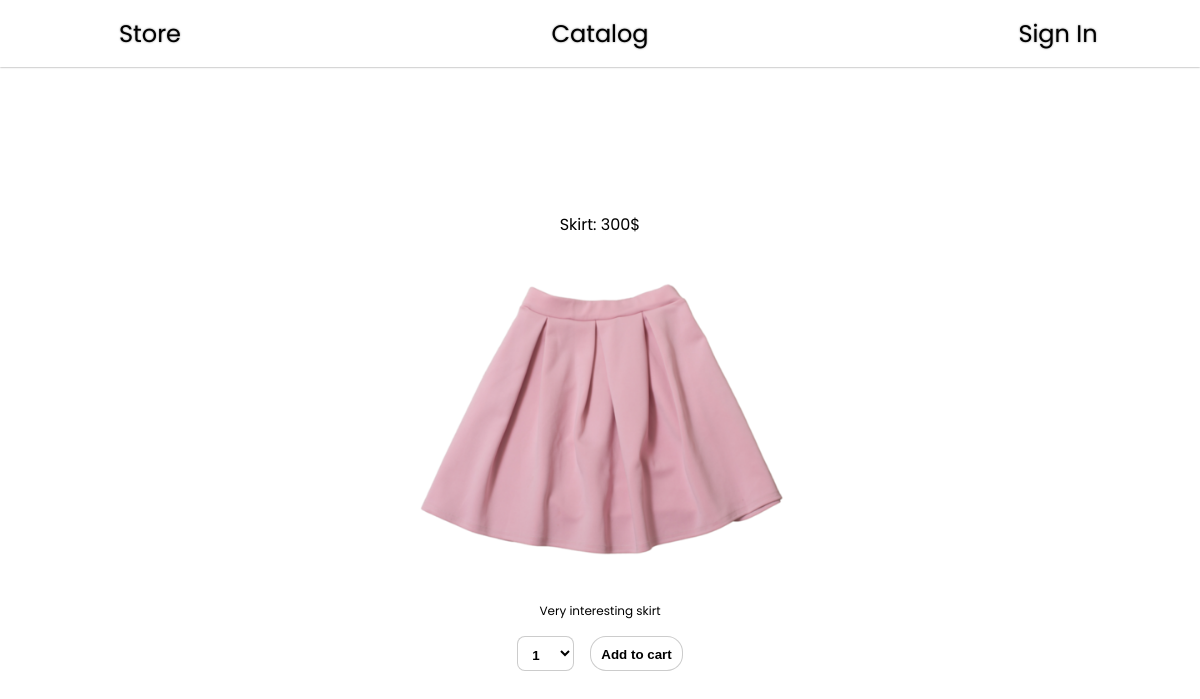
Page /store/product/1/ on the committed database.
### store/models.py (models this page shows, shortened)
class Product(models.Model):
    title = models.CharField("Title", max_length=240)
    description = models.CharField("Description", max_length=240)
    price = models.DecimalField("Price", decimal_places=2, max_digits=9, default=0)
    photo = models.ImageField("Image", upload_to="products/")

### store/views.py (the view)
# urls.py: re_path(r'^product/(?P<id>[^\\/]+)/$', views.ProductPageView.as_view(), name='ProductPageView'),
class ProductPageView(TemplateView):
    def get(self, request, *args, **kwargs):
        id = self.kwargs.get('id', '')
        context = {}
        if request.user.is_authenticated:
            cartItems = CartItem.objects.filter(user=request.user)
            context['cartItems'] = cartItems
        product = Product.objects.get(id=id)
        context['product'] = product
        response = render(request=request, template_name='store/product/index.html', context=context)
        return response

### store/templates/store/product/index.html (shortened to what this page needs)
<!DOCTYPE html>
{% load static %}
{% load tags %}
<html lang="en">
<head>
    <link rel="stylesheet" href="https://cdn.jsdelivr.net/npm/remixicon@4.3.0/fonts/remixicon.css">
    <link rel="stylesheet" href="{% static 'store/assets/css/store.css' %}">
    <link rel="stylesheet" href="{% static 'store/assets/css/product.css' %}">
</head>
<body>
{% include 'store/header.html' %}
<main class="main">
    {% include 'store/product/product.html' %}
</main>
</body>
</html>

### store/templates/store/product/product.html (shortened to what this page needs)
<div class="product">
    <div class="title">
        {{product.title}}: {{product.price|floatformat:0}}$
    </div>
    <img src="/media/{{product.photo}}" alt="Product image">
    <div class="description">
        {{product.description}}
    </div>
    <div class="buttons">
        <select name="select" id="select">
            <option value="1">1</option>
        </select>
        <button hx-target=".header" hx-select=".header > *" hx-swap="innerHTML" hx-get="" hx-trigger="changed" productId="{{product.id}}">Add to cart</button>
    </div>
</div>

### store/static/store/assets/css/store.css (style rules this page uses)
:root { --text-color-primary: #000000; --text-color-secondary: #ffffff; --font-family-primary: Roboto, serif; --font-family-secondary: Poppins, serif; --font-size-medium: 1rem; --font-size-small: 0.75rem; --font-size-large: 1.5rem; --background-color-primary: rgb(255, 255, 255); --background-color-secondary: #000000; --background-color-optional: rgba(0, 0, 0, 0.20); --box-shadow-global: 0px 0px 2px rgba(0, 0, 0, 50%); }
* { padding: 0; margin: 0; }
html { height: 100%; scroll-behavior: smooth; }
body { background-color: var(--background-color-primary); overflow-x: hidden; }

### store/static/store/assets/css/product.css (style rules this page uses)
.product { display: flex; justify-content: center; align-content: center; justify-items: center; min-height: calc(100vh - 67px); flex-direction: column; align-items: center; text-align: left; }
.product img { max-width: 500px; max-height: 500px ; }
.product .title { margin: 1rem; font-family: var(--font-family-secondary); font-size: var(--font-size-medium); }
.product .description { margin: 1rem; font-family: var(--font-family-secondary); font-size: var(--font-size-small); }
.product div button, .product div select { height: 35px; border-radius: 1rem; padding: 10px; background-color: var(--background-color-primary); color: var(--text-color-primary); border: solid 1px var(--background-color-optional); cursor: pointer; font-weight: bold; }
.product div select { border-radius: .5rem; }
.product div select::after { color: red; }
.buttons { display: flex; column-gap: 1rem; }

### rows in the picture
Product: title "Skirt", price "300", photo (picture), description "Very interesting skirt"
